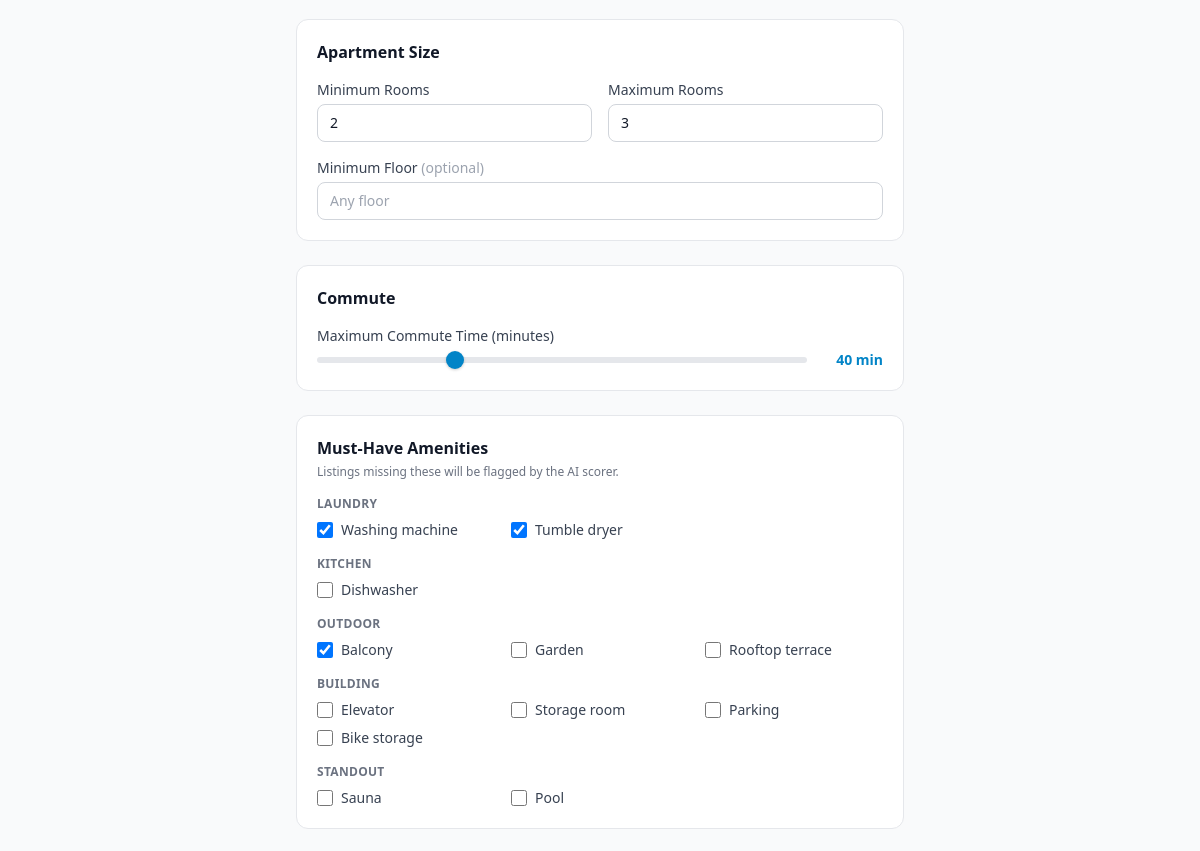
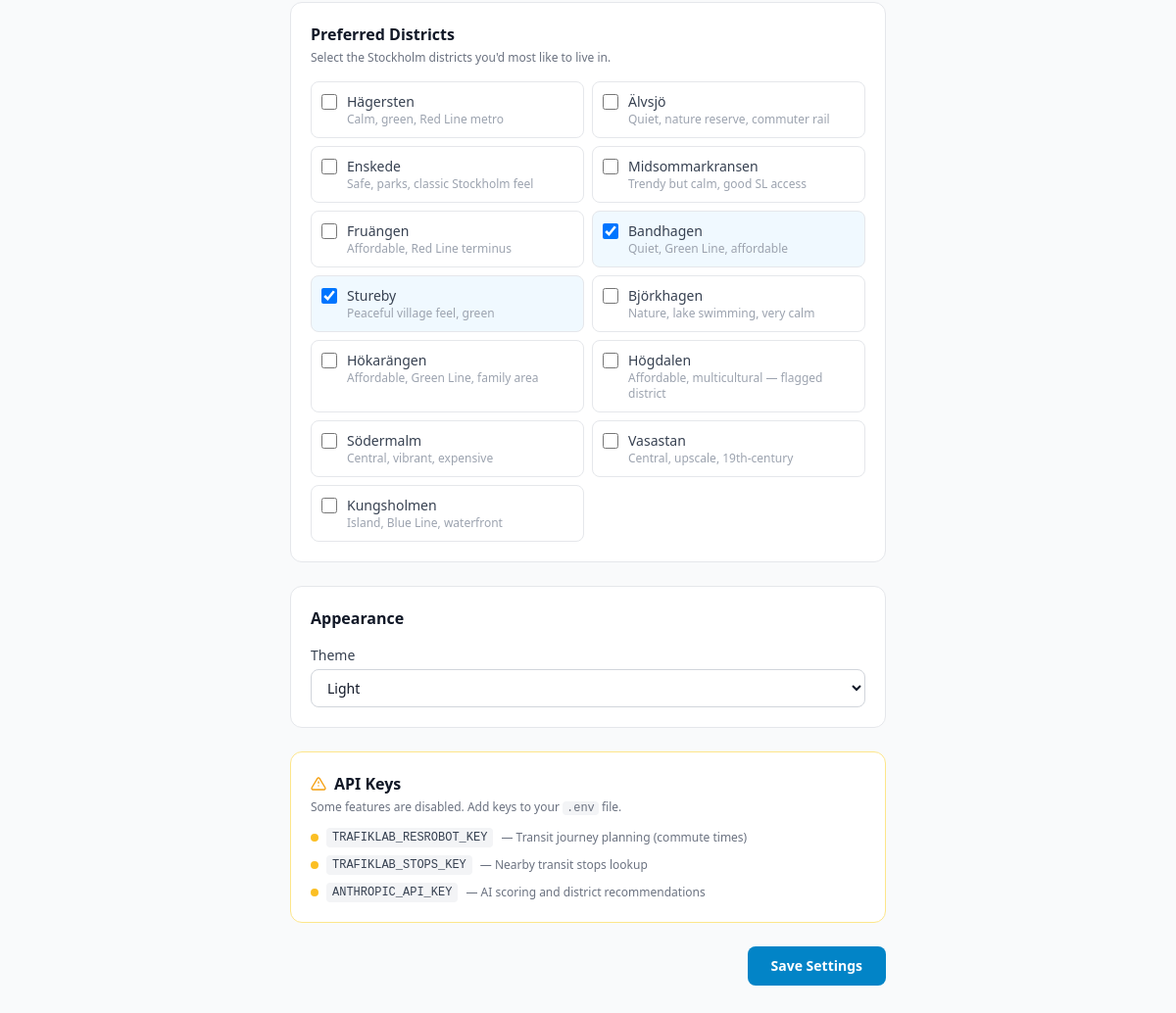
/settings/ (lower part), run on an earlier commit of the app's database (2 pictures, top to bottom).
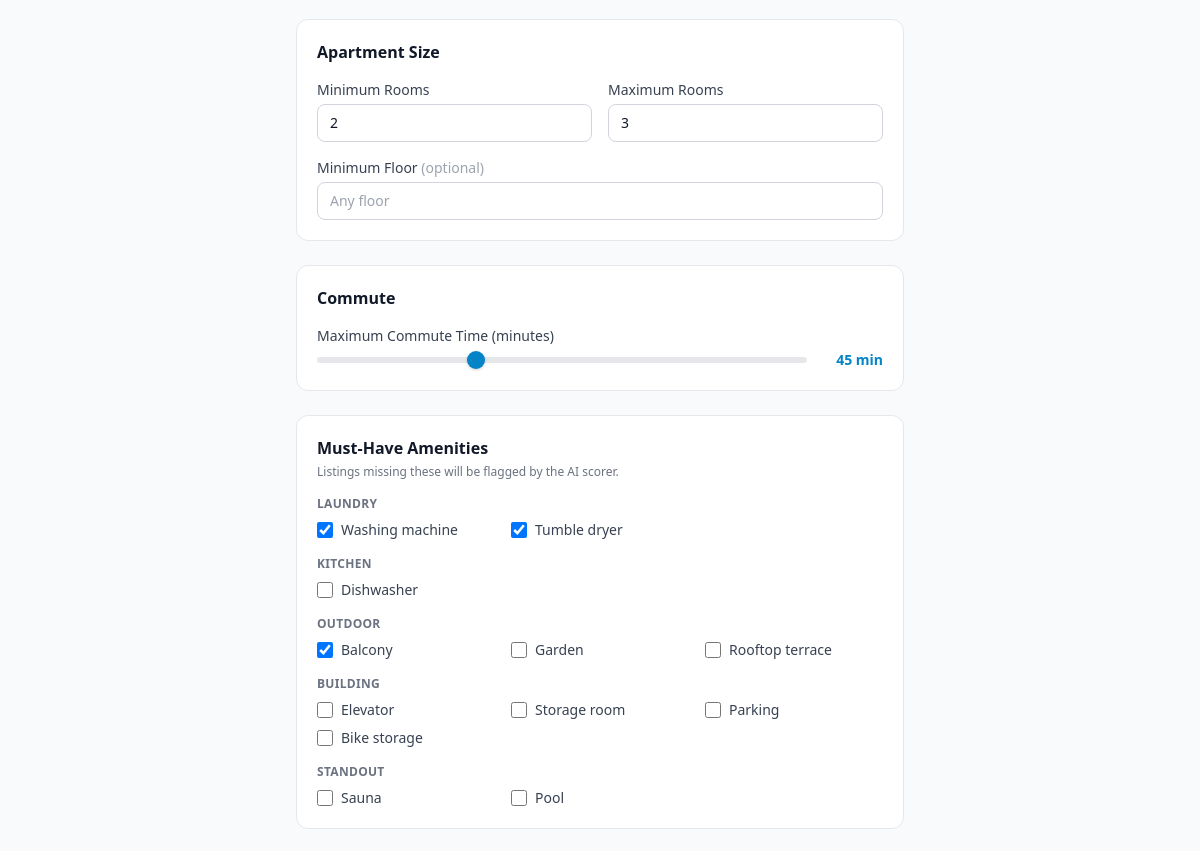
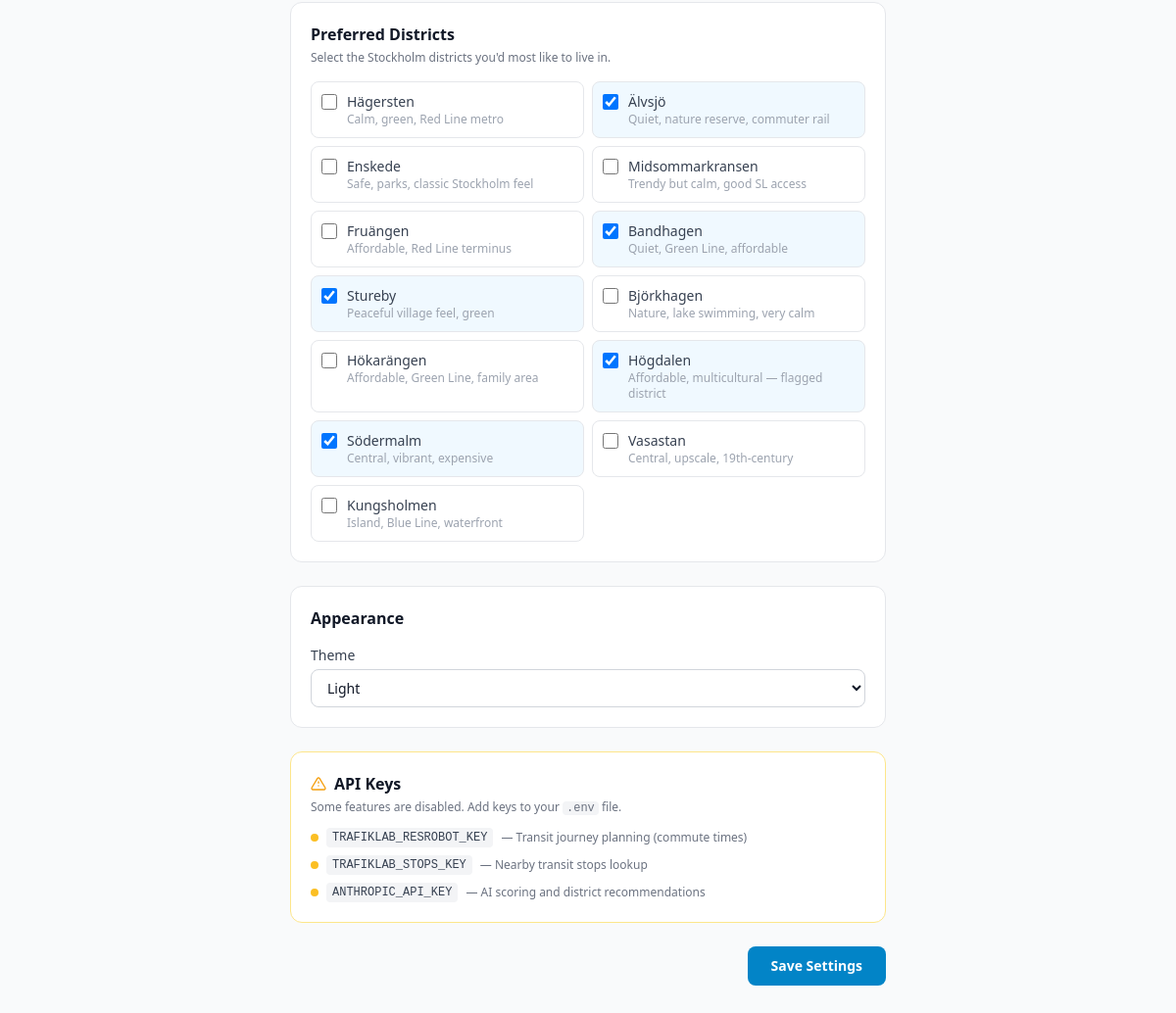
And on a later commit of the database (2 pictures, top to bottom).
### database/models.py (models this page shows, shortened)
class UserSettings(db.Model):
    __tablename__ = "user_settings"
    id = db.Column(db.Integer, primary_key=True)
    work_address = db.Column(db.String(500), nullable=True)
    work_lat = db.Column(db.Float, nullable=True)
    work_lng = db.Column(db.Float, nullable=True)
    budget_min = db.Column(db.Integer, default=5000)
    budget_max = db.Column(db.Integer, default=25000)
    min_rooms = db.Column(db.Integer, default=1)
    max_rooms = db.Column(db.Integer, default=3)
    floor_min = db.Column(db.Integer, nullable=True)
    must_have_washing_machine = db.Column(db.Boolean, default=False)
    must_have_dryer = db.Column(db.Boolean, default=False)
    must_have_dishwasher = db.Column(db.Boolean, default=False)
    must_have_amenities = db.Column(db.JSON, default=list)
    preferred_districts = db.Column(db.JSON, default=list)
    max_commute_minutes = db.Column(db.Integer, default=45)
    theme = db.Column(db.String(10), default="light")

### routes/settings.py (the view)
@settings_bp.route("/", methods=["GET"])
def settings_page():
    settings = get_or_create_settings()
    return render_template("settings.html", settings=settings)

### config.py (called while the page is built)
def get_missing_api_keys():
    missing = []
    for entry in _API_KEY_REGISTRY:
        if not entry["value"] and not entry.get("optional"):
            missing.append({"key": entry["key"], "feature": entry["feature"]})
    return missing

### templates/settings.html (shortened to what this page needs)
{% extends "base.html" %}
{% block content %}
<div class="max-w-2xl mx-auto px-4 sm:px-6 lg:px-8 py-8">
  <form method="POST" action="{{ url_for('settings.save_settings') }}" class="space-y-6">
    <div class="bg-white dark:bg-gray-800 rounded-xl border border-gray-200 dark:border-gray-700 p-5">
      <h2 class="text-base font-semibold text-gray-900 dark:text-white mb-4">Apartment Size</h2>
      <div class="grid grid-cols-2 gap-4">
        <div>
          <label for="min_rooms" class="block text-sm font-medium text-gray-700 dark:text-gray-300 mb-1">
            Minimum Rooms
          </label>
          <input type="number" id="min_rooms" name="min_rooms" value="{{ settings.min_rooms }}" min="1" max="10"
            class="w-full px-3 py-2 rounded-lg border border-gray-300 dark:border-gray-600 bg-white dark:bg-gray-700 text-gray-900 dark:text-white focus:outline-none focus:ring-2 focus:ring-brand-500 focus:border-transparent text-sm transition-colors" />
        </div>
        <div>
          <label for="max_rooms" class="block text-sm font-medium text-gray-700 dark:text-gray-300 mb-1">
            Maximum Rooms
          </label>
          <input type="number" id="max_rooms" name="max_rooms" value="{{ settings.max_rooms }}" min="1" max="10"
            class="w-full px-3 py-2 rounded-lg border border-gray-300 dark:border-gray-600 bg-white dark:bg-gray-700 text-gray-900 dark:text-white focus:outline-none focus:ring-2 focus:ring-brand-500 focus:border-transparent text-sm transition-colors" />
        </div>
      </div>
      <div class="mt-4">
        <label for="floor_min" class="block text-sm font-medium text-gray-700 dark:text-gray-300 mb-1">
          Minimum Floor <span class="text-gray-400 dark:text-gray-500 font-normal">(optional)</span>
        </label>
        <input type="number" id="floor_min" name="floor_min" value="{{ settings.floor_min or '' }}" min="0"
          placeholder="Any floor"
          class="w-full px-3 py-2 rounded-lg border border-gray-300 dark:border-gray-600 bg-white dark:bg-gray-700 text-gray-900 dark:text-white placeholder-gray-400 dark:placeholder-gray-500 focus:outline-none focus:ring-2 focus:ring-brand-500 focus:border-transparent text-sm transition-colors" />
      </div>
    </div>
    <div class="bg-white dark:bg-gray-800 rounded-xl border border-gray-200 dark:border-gray-700 p-5">
      <h2 class="text-base font-semibold text-gray-900 dark:text-white mb-4">Commute</h2>
      <div>
        <label for="max_commute_minutes" class="block text-sm font-medium text-gray-700 dark:text-gray-300 mb-1">
          Maximum Commute Time (minutes)
        </label>
        <div class="flex items-center gap-3">
          <input type="range" id="max_commute_range" min="10" max="120" step="5"
            value="{{ settings.max_commute_minutes }}"
            oninput="document.getElementById('max_commute_minutes').value = this.value; document.getElementById('commute-display').textContent = this.value + ' min'"
            class="flex-1 h-2 appearance-none bg-gray-200 dark:bg-gray-600 rounded-full cursor-pointer accent-brand-600" />
          <span id="commute-display" class="text-sm font-semibold text-brand-600 dark:text-brand-400 w-16 text-right">
            {{ settings.max_commute_minutes }} min
          </span>
        </div>
      </div>
    </div>
    <div class="bg-white dark:bg-gray-800 rounded-xl border border-gray-200 dark:border-gray-700 p-5">
      <h2 class="text-base font-semibold text-gray-900 dark:text-white mb-1">Must-Have Amenities</h2>
      <p class="text-xs text-gray-500 dark:text-gray-400 mb-4">Listings missing these will be flagged by the AI scorer.</p>
      <div class="space-y-4">
        {% for group_name, items in amenity_groups %}
        <div>
          <p class="text-xs font-semibold text-gray-500 dark:text-gray-400 uppercase tracking-wide mb-2">{{ group_name }}</p>
          <div class="grid grid-cols-2 sm:grid-cols-3 gap-y-2 gap-x-4">
            {% for key, label in items %}
            <label class="flex items-center gap-2 cursor-pointer">
              <input type="checkbox" name="must_have_amenities" value="{{ key }}"
                {% if key in (settings.must_have_amenities or []) %}checked{% endif %}
                class="w-4 h-4 text-brand-600 border-gray-300 dark:border-gray-600 rounded focus:ring-brand-500 bg-white dark:bg-gray-700" />
              <span class="text-sm text-gray-700 dark:text-gray-300">{{ label }}</span>
            </label>
            {% endfor %}
          </div>
        </div>
        {% endfor %}
      </div>
    </div>
    <div class="bg-white dark:bg-gray-800 rounded-xl border border-gray-200 dark:border-gray-700 p-5">
      <h2 class="text-base font-semibold text-gray-900 dark:text-white mb-1">Preferred Districts</h2>
      <p class="text-xs text-gray-500 dark:text-gray-400 mb-4">Select the Stockholm districts you'd most like to live
        in.</p>
      <div class="grid grid-cols-2 gap-2">
        {% for district, description in recommended_districts %}
        <label
          class="flex items-start gap-2.5 p-2.5 rounded-lg border border-gray-200 dark:border-gray-600 hover:bg-gray-50 dark:hover:bg-gray-700/50 cursor-pointer transition-colors
          {% if district in (settings.preferred_districts or []) %}bg-brand-50 dark:bg-brand-900/20 border-brand-300 dark:border-brand-600{% endif %}">
          <input type="checkbox" name="preferred_districts" value="{{ district }}" {% if district in
            (settings.preferred_districts or []) %}checked{% endif %}
            class="w-4 h-4 mt-0.5 text-brand-600 border-gray-300 dark:border-gray-600 rounded focus:ring-brand-500 bg-white dark:bg-gray-700 flex-shrink-0" />
          <div>
            <div class="text-sm font-medium text-gray-700 dark:text-gray-300">{{ district }}</div>
            <div class="text-xs text-gray-400 dark:text-gray-500">{{ description }}</div>
          </div>
        </label>
        {% endfor %}
      </div>
    </div>
    <div class="bg-white dark:bg-gray-800 rounded-xl border border-gray-200 dark:border-gray-700 p-5">
      <h2 class="text-base font-semibold text-gray-900 dark:text-white mb-4">Appearance</h2>
      <div>
        <label for="theme" class="block text-sm font-medium text-gray-700 dark:text-gray-300 mb-1">Theme</label>
        <select id="theme" name="theme" onchange="applyTheme(this.value)"
          class="w-full px-3 py-2 rounded-lg border border-gray-300 dark:border-gray-600 bg-white dark:bg-gray-700 text-gray-900 dark:text-white focus:outline-none focus:ring-2 focus:ring-brand-500 focus:border-transparent text-sm transition-colors">
          <option value="light" {% if settings.theme=='light' %}selected{% endif %}>Light</option>
        </select>
      </div>
    </div>
    {% if missing_keys %}
    <div class="bg-white dark:bg-gray-800 rounded-xl border border-amber-200 dark:border-amber-700/50 p-5">
      <h2 class="text-base font-semibold text-gray-900 dark:text-white mb-1 flex items-center gap-2">
        <svg class="w-4 h-4 text-amber-500" fill="none" stroke="currentColor" viewBox="0 0 24 24">
          <path stroke-linecap="round" stroke-linejoin="round" stroke-width="2" d="M12 9v2m0 4h.01M10.29 3.86L1.82 18a2 2 0 001.71 3h16.94a2 2 0 001.71-3L13.71 3.86a2 2 0 00-3.42 0z" />
        </svg>
        API Keys
      </h2>
      <p class="text-xs text-gray-500 dark:text-gray-400 mb-3">Some features are disabled. Add keys to your <code class="bg-gray-100 dark:bg-gray-700 px-1 rounded">.env</code> file.</p>
      <div class="space-y-2">
        {% for key in missing_keys %}
        <div class="flex items-center gap-2 text-sm">
          <span class="w-2 h-2 rounded-full bg-amber-400 flex-shrink-0"></span>
          <code class="text-xs bg-gray-100 dark:bg-gray-700 px-1.5 py-0.5 rounded text-gray-700 dark:text-gray-300">{{ key.key }}</code>
          <span class="text-xs text-gray-500 dark:text-gray-400">— {{ key.feature }}</span>
        </div>
        {% endfor %}
      </div>
    </div>
    {% endif %}
    <div class="flex justify-end">
      <button type="submit"
        class="px-6 py-2.5 rounded-lg bg-brand-600 hover:bg-brand-700 text-white font-semibold text-sm transition-colors focus:outline-none focus:ring-2 focus:ring-brand-500 focus:ring-offset-2">
        Save Settings
      </button>
    </div>
  </form>
</div>
{% endblock %}

### templates/base.html (shortened to what this page needs)
<!DOCTYPE html>
<html lang="en" class="light" id="html-root">
<head>
  <script src="https://cdn.tailwindcss.com"></script>
  <link rel="stylesheet" href="https://unpkg.com/leaflet@1.9.4/dist/leaflet.css" />
  <link rel="stylesheet" href="https://unpkg.com/leaflet.markercluster@1.5.3/dist/MarkerCluster.css" />
  <link rel="stylesheet" href="https://unpkg.com/leaflet.markercluster@1.5.3/dist/MarkerCluster.Default.css" />
  <link rel="stylesheet" href="{{ url_for('static', filename='css/style.css') }}" />
</head>
<body class="bg-gray-50 dark:bg-gray-900 text-gray-900 dark:text-gray-100 min-h-screen transition-colors duration-200">
  <main>
    {% block content %}{% endblock %}
  </main>
</body>
</html>

### static/css/style.css (style rules this page uses)
:root { --color-bg: #f9fafb; --color-bg-card: #ffffff; --color-bg-muted: #f3f4f6; --color-border: #e5e7eb; --color-text: #111827; --color-text-muted: #6b7280; --color-brand: #0284c7; --color-brand-light: #e0f2fe; --color-score-good: #16a34a; --color-score-warn: #ca8a04; --color-score-bad: #dc2626; --leaflet-tile-filter: none; }
input[type="range"] { -webkit-appearance: none; appearance: none; height: 6px; border-radius: 3px; outline: none; cursor: pointer; background: #e5e7eb; }

What changed in the data, as far as the page shows it:
changed UserSettings "Light": max_commute_minutes "40" → "45"; preferred_districts "☐" → "☑"
